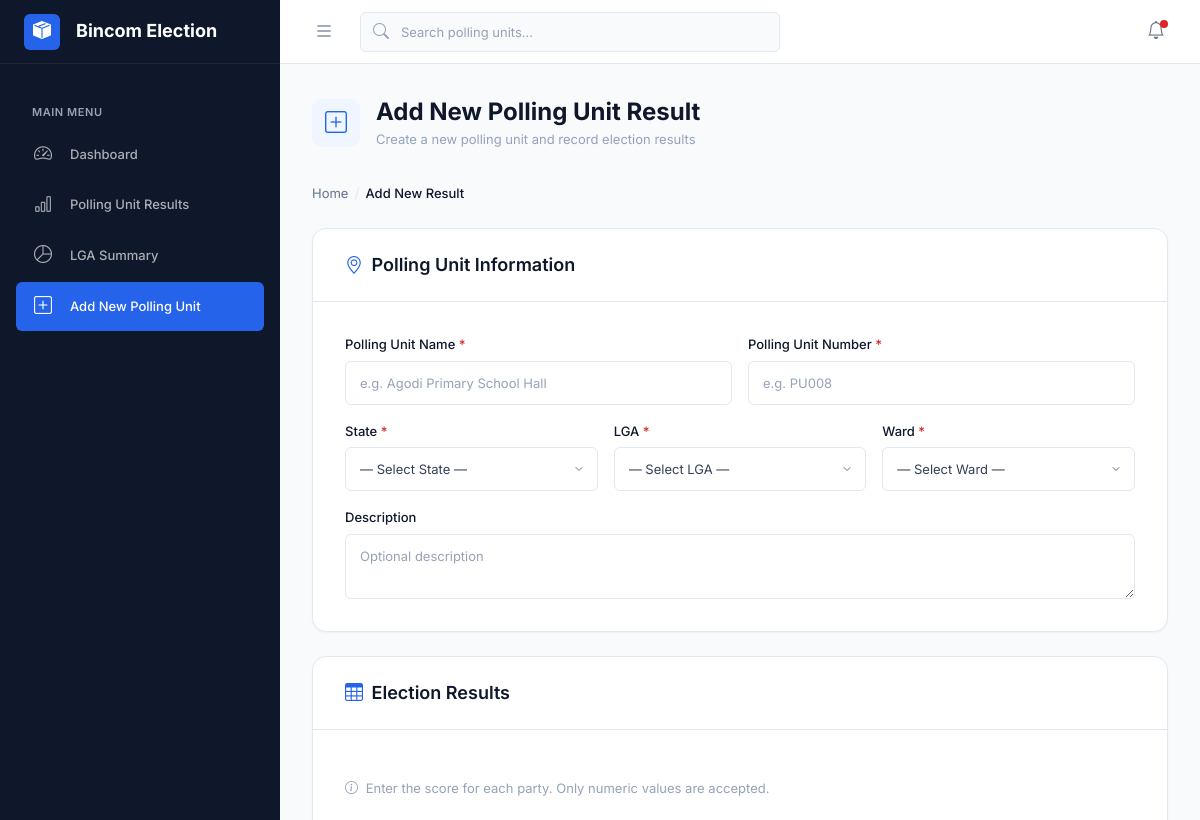
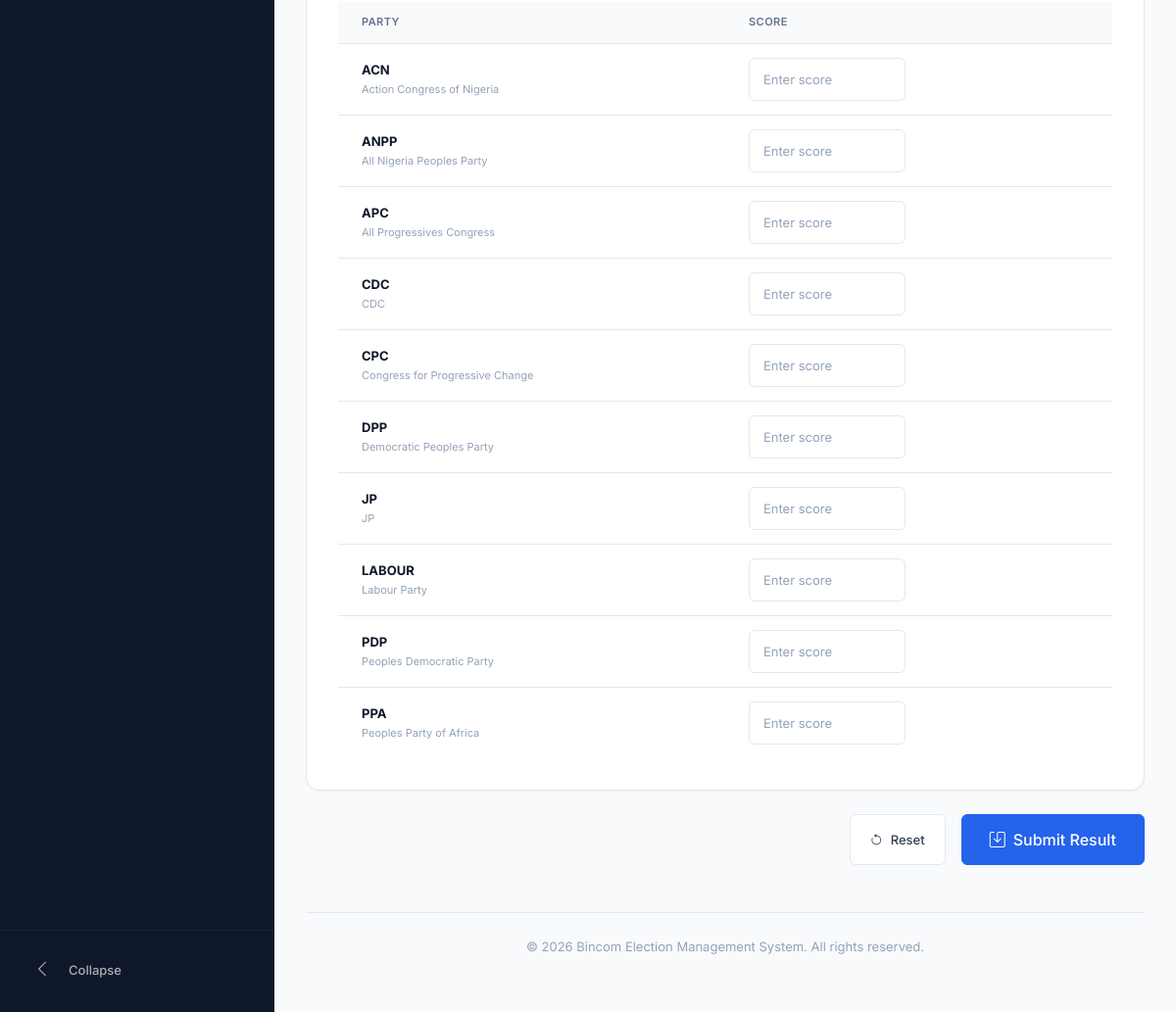
/index.php?page=add-result, run on the app's committed database (2 pictures, top to bottom).
### tables this page shows
CREATE TABLE IF NOT EXISTS party (
  uniqueid INT PRIMARY KEY AUTO_INCREMENT,
  partyid VARCHAR(100) NOT NULL,
  party_name VARCHAR(255) NOT NULL
);

### index.php (called while the page is built, shortened)
<?php
require_once __DIR__ . '/routes.php';

### config/database.php (called while the page is built, shortened)
<?php
class Database
{
    private static ?Database $instance = null;
    private PDO $connection;
    private string $host = 'sql200.infinityfree.com';
    private string $port = '3306';
    private string $dbname = 'if0_42358781_bincomtest';
    private string $username = 'if0_42358781';
    private string $password = 'ntjslK04tDptK';
    private string $charset = 'utf8mb4';
    private function __construct()
    {
        $dsn = "mysql:host={$this->host};port={$this->port};dbname={$this->dbname};charset={$this->charset}";
        $options = [
            PDO::ATTR_ERRMODE            => PDO::ERRMODE_EXCEPTION,
            PDO::ATTR_DEFAULT_FETCH_MODE => PDO::FETCH_ASSOC,
            PDO::ATTR_EMULATE_PREPARES   => false,
        ];
        $this->connection = new PDO($dsn, $this->username, $this->password, $options);
    }
    public static function getInstance(): self
    {
        if (self::$instance === null) {
            self::$instance = new self();
        }
        return self::$instance;
    }
    public function query(string $sql, array $params = []): PDOStatement
    {
        $stmt = $this->connection->prepare($sql);
        $stmt->execute($params);
        return $stmt;
    }
}

### models/PollingModel.php (called while the page is built, shortened)
<?php
require_once __DIR__ . '/../config/database.php';
class PollingModel
{
    private Database $db;
    public function __construct()
    {
        $this->db = Database::getInstance();
    }
    public function getAllParties(): array
    {
        $sql = "SELECT uniqueid, partyid, party_name FROM party ORDER BY party_name ASC";
        return $this->db->query($sql)->fetchAll();
    }
}

### views/add-result.php (the view, shortened to what this page needs)
<div class="page-header">
    <div class="page-header-left">
        <div class="page-header-icon"><i class="bi bi-plus-square"></i></div>
        <div>
            <h1>Add New Polling Unit Result</h1>
            <p>Create a new polling unit and record election results</p>
        </div>
    </div>
</div>
<div class="breadcrumb-nav">
    <a href="index.php">Home</a>
    <span class="sep">/</span>
    <span class="current">Add New Result</span>
</div>
<form method="POST" action="index.php?page=add-result" id="addResultForm">
    <div class="card mb-4">
        <div class="card-header">
            <h5><i class="bi bi-geo-alt me-1 text-primary"></i> Polling Unit Information</h5>
        </div>
        <div class="card-body">
            <div class="row g-3">
                <div class="col-md-6">
                    <label for="polling_unit_name" class="form-label">Polling Unit Name <span style="color:var(--color-danger);">*</span></label>
                    <input type="text" class="form-control" id="polling_unit_name" name="polling_unit_name"
                           value="<?= htmlspecialchars($_POST['polling_unit_name'] ?? '') ?>"
                           placeholder="e.g. Agodi Primary School Hall" required>
                </div>
                <div class="col-md-6">
                    <label for="polling_unit_number" class="form-label">Polling Unit Number <span style="color:var(--color-danger);">*</span></label>
                    <input type="text" class="form-control" id="polling_unit_number" name="polling_unit_number"
                           value="<?= htmlspecialchars($_POST['polling_unit_number'] ?? '') ?>"
                           placeholder="e.g. PU008" required>
                </div>
                <div class="col-md-4">
                    <label for="state_id" class="form-label">State <span style="color:var(--color-danger);">*</span></label>
                    <select class="form-select" name="state_id" id="state_id" required>
                        <option value="">— Select State —</option>
                    </select>
                </div>
                <div class="col-md-4">
                    <label for="lga_id" class="form-label">LGA <span style="color:var(--color-danger);">*</span></label>
                    <select class="form-select" name="lga_id" id="lga_id" required>
                        <option value="">— Select LGA —</option>
                    </select>
                </div>
                <div class="col-md-4">
                    <label for="ward_id" class="form-label">Ward <span style="color:var(--color-danger);">*</span></label>
                    <div style="display:flex;align-items:center;gap:8px;">
                        <select class="form-select" name="ward_id" id="ward_id" required style="flex:1;">
                            <option value="">— Select Ward —</option>
                        </select>
                    </div>
                </div>
                <div class="col-12">
                    <label for="polling_unit_description" class="form-label">Description</label>
                    <textarea class="form-control" id="polling_unit_description" name="polling_unit_description"
                              rows="2" placeholder="Optional description"><?= htmlspecialchars($_POST['polling_unit_description'] ?? '') ?></textarea>
                </div>
            </div>
        </div>
    </div>
    <div class="card mb-4">
        <div class="card-header">
            <h5><i class="bi bi-table me-1 text-primary"></i> Election Results</h5>
        </div>
        <div class="card-body">
            <p class="calc-note" style="margin-bottom:var(--space-3);">
                <i class="bi bi-info-circle me-1"></i> Enter the score for each party. Only numeric values are accepted.
            </p>
            <div class="table-container" style="border:none;border-radius:0;box-shadow:none;">
                <div class="table-wrapper">
                    <table>
                        <thead>
                            <tr>
                                <th style="width:50%;">Party</th>
                                <th style="width:50%;">Score</th>
                            </tr>
                        </thead>
                        <tbody>
                            <?php foreach ($parties as $party): ?>
                                <tr>
                                    <td>
                                        <div class="party-name-cell">
                                            <strong><?= htmlspecialchars($party['partyid']) ?></strong>
                                            <span class="party-full-name"><?= htmlspecialchars($party['party_name']) ?></span>
                                        </div>
                                    </td>
                                    <td>
                                        <input type="number"
                                               class="form-control party-score party-score-input"
                                               name="score_<?= htmlspecialchars($party['partyid']) ?>"
                                               id="score_<?= htmlspecialchars($party['partyid']) ?>"
                                               value="<?= htmlspecialchars($_POST['score_' . $party['partyid']] ?? '') ?>"
                                               min="0"
                                               placeholder="Enter score">
                                    </td>
                                </tr>
                            <?php endforeach; ?>
                        </tbody>
                    </table>
                </div>
            </div>
        </div>
    </div>
    <div class="d-flex gap-3 justify-content-end mb-5">
        <button type="reset" class="btn btn-secondary"><i class="bi bi-arrow-counterclockwise"></i> Reset</button>
        <button type="submit" class="btn btn-primary btn-lg" id="submitBtn">
            <i class="bi bi-save"></i> Submit Result
        </button>
    </div>
</form>

### routes.php (shortened to what this page needs)
<?php
require_once __DIR__ . '/controllers/PollingController.php';
$controller = new PollingController();
$page = $_GET['page'] ?? 'home';
try {
    switch ($page) {
        case 'add-result':
            $controller->addResult();
            break;
    }
} catch (PDOException $e) {
    $pageTitle = 'Database Error';
    include __DIR__ . '/includes/header.php';
    include __DIR__ . '/includes/navbar.php';
    echo '<div class="container mt-5">';
    echo '<div class="alert alert-danger">';
    echo '<h4><i class="bi bi-database-slash me-1"></i> Database Connection Error</h4>';
    echo '<p>Could not connect to the database. Please check your configuration.</p>';
    echo '<hr>';
    echo '<p class="mb-0"><small>Ensure MySQL is running and the database exists.</small></p>';
    echo '</div>';
    echo '</div>';
    include __DIR__ . '/includes/footer.php';
} catch (Exception $e) {
    $pageTitle = 'Error';
    include __DIR__ . '/includes/header.php';
    include __DIR__ . '/includes/navbar.php';
    echo '<div class="container mt-5">';
    echo '<div class="alert alert-danger">';
    echo '<h4><i class="bi bi-exclamation-triangle me-1"></i> Application Error</h4>';
    echo '<p>' . htmlspecialchars($e->getMessage()) . '</p>';
    echo '</div>';
    echo '</div>';
    include __DIR__ . '/includes/footer.php';
}

### includes/header.php (shortened to what this page needs)
<!DOCTYPE html>
<html lang="en">
<head>
    <link href="https://cdn.jsdelivr.net/npm/bootstrap@5.3.2/dist/css/bootstrap.min.css" rel="stylesheet">
    <link href="https://cdn.jsdelivr.net/npm/bootstrap-icons@1.11.3/font/bootstrap-icons.min.css" rel="stylesheet">
    <link href="assets/css/style.css" rel="stylesheet">
</head>
<body>
<div class="app">

### includes/navbar.php (shortened to what this page needs)
<?php
$currentPage = $_GET['page'] ?? 'home';
$navItems = [
    ['label' => 'Dashboard',              'icon' => 'bi-speedometer2',    'page' => 'home'],
    ['label' => 'Polling Unit Results',   'icon' => 'bi-bar-chart',      'page' => 'polling-result'],
    ['label' => 'LGA Summary',            'icon' => 'bi-pie-chart',      'page' => 'lga-result'],
    ['label' => 'Add New Polling Unit',   'icon' => 'bi-plus-square',    'page' => 'add-result'],
];
function pageUrl(string $page): string {
    return $page === 'home' ? 'index.php' : 'index.php?page=' . $page;
}
?>
<aside class="sidebar" id="sidebar">
    <div class="sidebar-brand">
        <div class="sidebar-brand-icon">
            <i class="bi bi-box-seam-fill"></i>
        </div>
        <span class="sidebar-brand-text">Bincom Election</span>
    </div>
    <nav class="sidebar-nav">
        <div class="sidebar-label">Main Menu</div>
        <?php foreach ($navItems as $item): ?>
            <a href="<?= pageUrl($item['page']) ?>"
               class="sidebar-link <?= $currentPage === $item['page'] ? 'active' : '' ?>">
                <i class="bi <?= $item['icon'] ?>"></i>
                <span><?= $item['label'] ?></span>
            </a>
        <?php endforeach; ?>
    </nav>
    <div class="sidebar-footer">
        <a href="#" class="sidebar-link" id="sidebarCollapseBtn">
            <i class="bi bi-chevron-left"></i>
            <span>Collapse</span>
        </a>
    </div>
</aside>
<header class="topbar" id="topbar">
    <button class="topbar-toggle" id="sidebarToggle" aria-label="Toggle sidebar">
        <i class="bi bi-list"></i>
    </button>
    <div class="topbar-search">
        <input type="text" id="searchPollingUnit" placeholder="Search polling units..." autocomplete="off">
    </div>
    <div class="topbar-right">
        <span class="topbar-btn" title="Notifications">
            <i class="bi bi-bell"></i>
            <span class="dot"></span>
        </span>
    </div>
</header>
<main class="main-content" id="mainContent">

### controllers/PollingController.php (shortened to what this page needs)
<?php
require_once __DIR__ . '/../models/PollingModel.php';
class PollingController
{
    private PollingModel $model;
    public function __construct()
    {
        $this->model = new PollingModel();
    }
    public function addResult(): void
    {
        $lgas = $this->model->getAllLgas();
        $states = $this->model->getAllStates();
        $parties = $this->model->getAllParties();
        $success = null;
        $errors = [];
        $this->render('add-result', [
            'lgas'    => $lgas,
            'states'  => $states,
            'parties' => $parties,
            'success' => $success,
            'errors'  => $errors,
        ]);
    }
    private function render(string $view, array $data = []): void
    {
        extract($data);
        $viewFile = __DIR__ . '/../views/' . $view . '.php';
        include __DIR__ . '/../includes/header.php';
        include __DIR__ . '/../includes/navbar.php';
        if (file_exists($viewFile)) {
            include $viewFile;
        } else {
            echo '<div class="container mt-5"><div class="alert alert-danger">View not found: ' . htmlspecialchars($view) . '</div></div>';
        }
        include __DIR__ . '/../includes/footer.php';
    }
}

### includes/footer.php (shortened to what this page needs)
    <footer class="app-footer">
        &copy; <?= date('Y') ?> Bincom Election Management System. All rights reserved.
    </footer>
</main>
</div>
</body>
</html>

### data on the page
party: partyid "ACN", party_name "Action Congress of Nigeria"
party: partyid "ANPP", party_name "All Nigeria Peoples Party"
party: partyid "APC", party_name "All Progressives Congress"
party: partyid "CDC", party_name "CDC"
party: partyid "CPC", party_name "Congress for Progressive Change"
party: partyid "DPP", party_name "Democratic Peoples Party"
party: partyid "JP", party_name "JP"
party: partyid "LABOUR", party_name "Labour Party"
party: partyid "PDP", party_name "Peoples Democratic Party"
party: partyid "PPA", party_name "Peoples Party of Africa"

### other printed values
$item['label'] "Dashboard"
$item['label'] "Polling Unit Results"
$item['label'] "LGA Summary"
$item['label'] "Add New Polling Unit"
